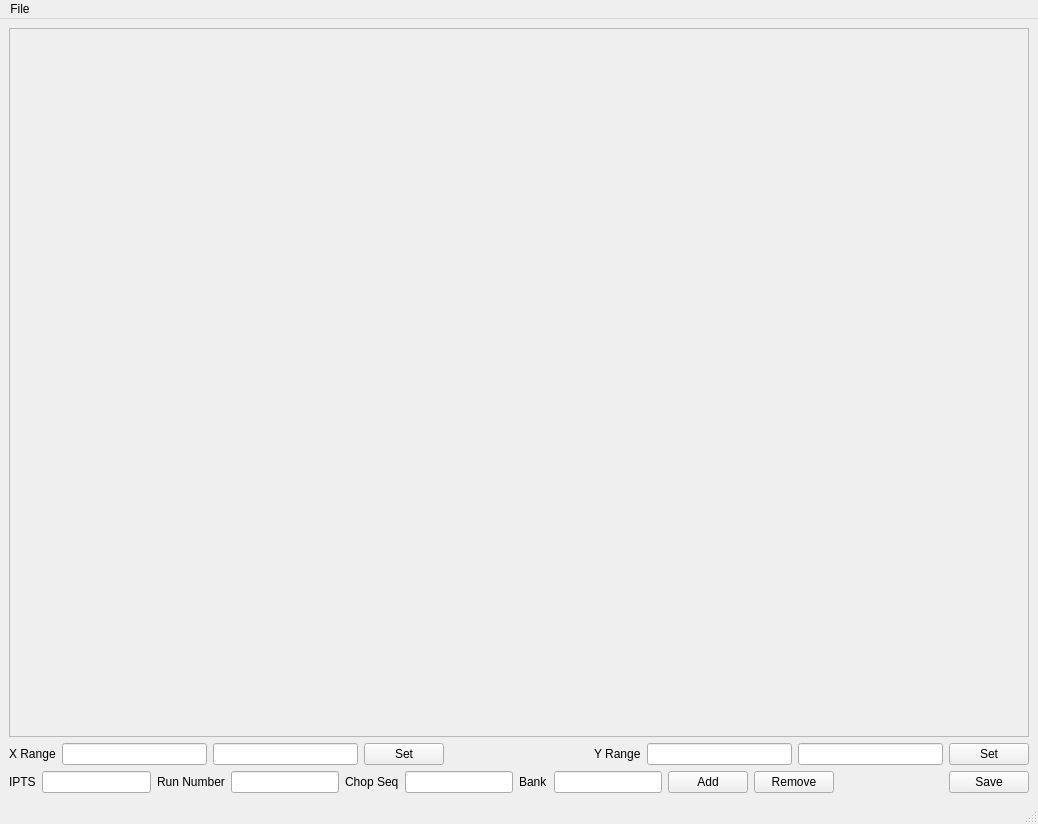
<?xml version="1.0" encoding="UTF-8"?>
<ui version="4.0">
 <class>MainWindow</class>
 <widget class="QMainWindow" name="MainWindow">
  <property name="geometry">
   <rect>
    <x>0</x>
    <y>0</y>
    <width>1038</width>
    <height>824</height>
   </rect>
  </property>
  <property name="windowTitle">
   <string>MainWindow</string>
  </property>
  <widget class="QWidget" name="centralwidget">
   <layout class="QGridLayout" name="gridLayout">
    <item row="0" column="0">
     <widget class="QFrame" name="frame_mainPlot">
      <property name="sizePolicy">
       <sizepolicy hsizetype="Expanding" vsizetype="Expanding">
        <horstretch>0</horstretch>
        <verstretch>0</verstretch>
       </sizepolicy>
      </property>
      <property name="frameShape">
       <enum>QFrame::StyledPanel</enum>
      </property>
      <property name="frameShadow">
       <enum>QFrame::Raised</enum>
      </property>
     </widget>
    </item>
    <item row="1" column="0">
     <layout class="QHBoxLayout" name="horizontalLayout_2">
      <item>
       <widget class="QLabel" name="label_4">
        <property name="text">
         <string>X Range</string>
        </property>
       </widget>
      </item>
      <item>
       <widget class="QLineEdit" name="lineEdit_xMin"/>
      </item>
      <item>
       <widget class="QLineEdit" name="lineEdit_xMax"/>
      </item>
      <item>
       <widget class="QPushButton" name="pushButton_setXRange">
        <property name="text">
         <string>Set</string>
        </property>
       </widget>
      </item>
      <item>
       <spacer name="horizontalSpacer_2">
        <property name="orientation">
         <enum>Qt::Horizontal</enum>
        </property>
        <property name="sizeHint" stdset="0">
         <size>
          <width>40</width>
          <height>20</height>
         </size>
        </property>
       </spacer>
      </item>
      <item>
       <widget class="QLabel" name="label_5">
        <property name="text">
         <string>Y Range</string>
        </property>
       </widget>
      </item>
      <item>
       <widget class="QLineEdit" name="lineEdit_yMin"/>
      </item>
      <item>
       <widget class="QLineEdit" name="lineEdit_yMax"/>
      </item>
      <item>
       <widget class="QPushButton" name="pushButton_setYRange">
        <property name="text">
         <string>Set</string>
        </property>
       </widget>
      </item>
     </layout>
    </item>
    <item row="2" column="0">
     <layout class="QHBoxLayout" name="horizontalLayout">
      <item>
       <widget class="QLabel" name="label_6">
        <property name="text">
         <string>IPTS</string>
        </property>
       </widget>
      </item>
      <item>
       <widget class="QLineEdit" name="lineEdit_iptsNumber"/>
      </item>
      <item>
       <widget class="QLabel" name="label">
        <property name="text">
         <string>Run Number</string>
        </property>
       </widget>
      </item>
      <item>
       <widget class="QLineEdit" name="lineEdit_runNumber">
        <property name="sizePolicy">
         <sizepolicy hsizetype="Preferred" vsizetype="Fixed">
          <horstretch>0</horstretch>
          <verstretch>0</verstretch>
         </sizepolicy>
        </property>
       </widget>
      </item>
      <item>
       <widget class="QLabel" name="label_3">
        <property name="text">
         <string>Chop Seq</string>
        </property>
       </widget>
      </item>
      <item>
       <widget class="QLineEdit" name="lineEdit_chopSeqIndex">
        <property name="toolTip">
         <string>&lt;html&gt;&lt;head/&gt;&lt;body&gt;&lt;p&gt;If specified with an integer, then a chopped run will be searched.&lt;/p&gt;&lt;/body&gt;&lt;/html&gt;</string>
        </property>
       </widget>
      </item>
      <item>
       <widget class="QLabel" name="label_2">
        <property name="text">
         <string>Bank</string>
        </property>
       </widget>
      </item>
      <item>
       <widget class="QLineEdit" name="lineEdit_2">
        <property name="sizePolicy">
         <sizepolicy hsizetype="Preferred" vsizetype="Fixed">
          <horstretch>0</horstretch>
          <verstretch>0</verstretch>
         </sizepolicy>
        </property>
       </widget>
      </item>
      <item>
       <widget class="QPushButton" name="pushButton_addLine">
        <property name="toolTip">
         <string>&lt;html&gt;&lt;head/&gt;&lt;body&gt;&lt;p&gt;If the line is not plotted in this figure, add it and plot.&lt;/p&gt;&lt;p&gt;If the line has been plotted in this figure, remove it from the plot.&lt;/p&gt;&lt;/body&gt;&lt;/html&gt;</string>
        </property>
        <property name="text">
         <string>Add</string>
        </property>
       </widget>
      </item>
      <item>
       <widget class="QPushButton" name="pushButton_removeLine">
        <property name="text">
         <string>Remove</string>
        </property>
       </widget>
      </item>
      <item>
       <spacer name="horizontalSpacer">
        <property name="orientation">
         <enum>Qt::Horizontal</enum>
        </property>
        <property name="sizeHint" stdset="0">
         <size>
          <width>40</width>
          <height>20</height>
         </size>
        </property>
       </spacer>
      </item>
      <item>
       <widget class="QPushButton" name="pushButton_saveImage">
        <property name="text">
         <string>Save</string>
        </property>
       </widget>
      </item>
     </layout>
    </item>
   </layout>
  </widget>
  <widget class="QMenuBar" name="menubar">
   <property name="geometry">
    <rect>
     <x>0</x>
     <y>0</y>
     <width>1038</width>
     <height>22</height>
    </rect>
   </property>
   <widget class="QMenu" name="menuFile">
    <property name="title">
     <string>File</string>
    </property>
    <addaction name="actionQuit"/>
   </widget>
   <addaction name="menuFile"/>
  </widget>
  <widget class="QStatusBar" name="statusbar"/>
  <action name="actionQuit">
   <property name="text">
    <string>Quit</string>
   </property>
  </action>
 </widget>
 <resources/>
 <connections/>
</ui>
